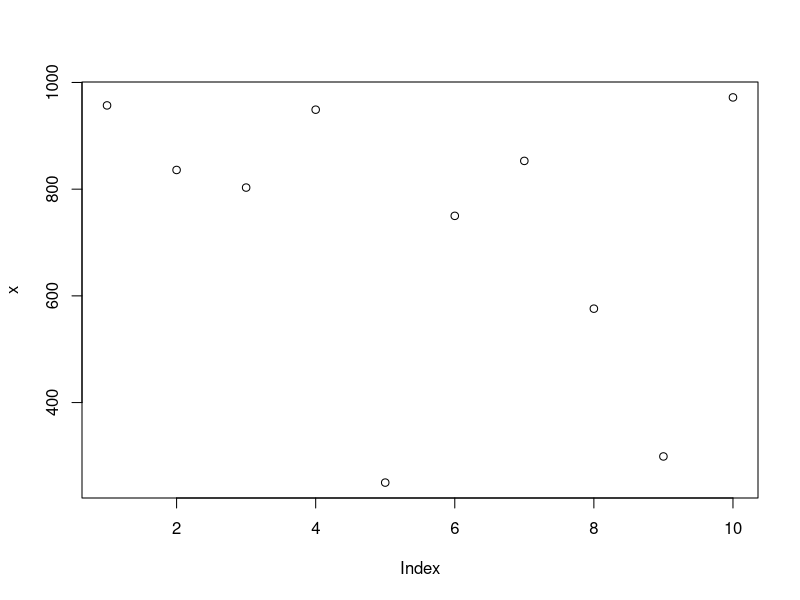

The R script that drew this image:
## ---- chunk 1
x <- sample(1:1000,10)
plot(x)
